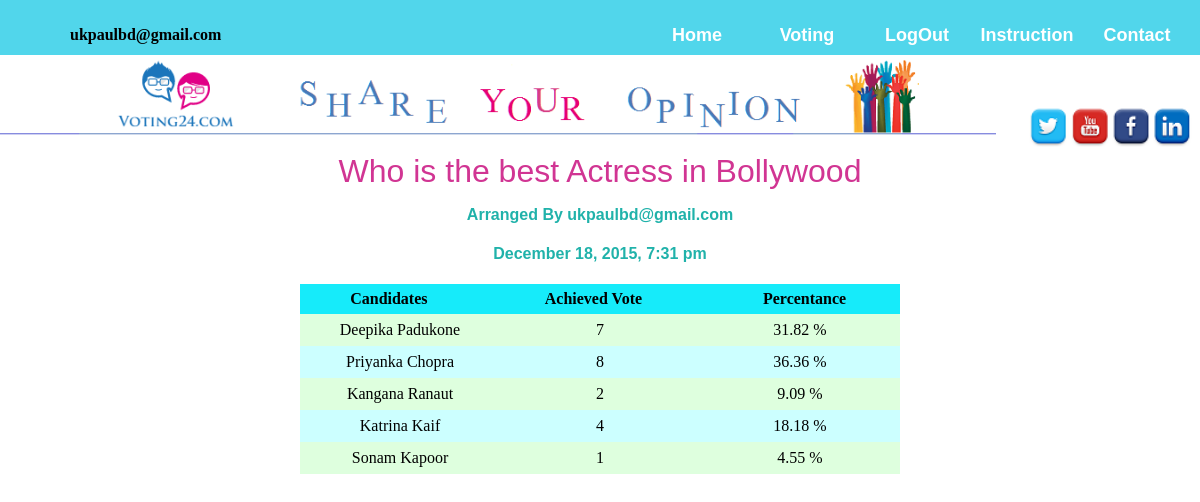
Page /resultview.php?id=47 (signed in) on the committed database.
### tables this page shows
CREATE TABLE IF NOT EXISTS `votelist` (
  `id` int(11) NOT NULL AUTO_INCREMENT,
  `title` varchar(50) NOT NULL,
  `description` varchar(500) NOT NULL,
  `op1` varchar(20) NOT NULL,
  `op2` varchar(20) NOT NULL,
  `op3` varchar(20) NOT NULL,
  `op4` varchar(20) NOT NULL,
  `op5` varchar(20) NOT NULL,
  `email` varchar(30) NOT NULL,
  `time` varchar(30) NOT NULL,
  PRIMARY KEY (`id`)
);

CREATE TABLE IF NOT EXISTS `result` (
  `id` varchar(11) NOT NULL,
  `1` varchar(11) NOT NULL DEFAULT '0',
  `2` varchar(11) NOT NULL DEFAULT '0',
  `3` varchar(11) NOT NULL DEFAULT '0',
  `4` varchar(11) NOT NULL DEFAULT '0',
  `5` varchar(11) NOT NULL DEFAULT '0',
  PRIMARY KEY (`id`)
);

### resultview.php (the view, shortened to what this page needs)
<?php
include 'db.php';
?>
<html>
<head>
</head>
<body>
 <div class="divi">
<a href="contact.php"><button class="bun" ><b>Contact </b></button></a>
<a href="inst.php"><button class="bun" ><b>Instruction</b></button></a>
<?php
if(isset($_SESSION['name'])){
	echo"<a href='logout.php'><button class='bun'><b>LogOut</b></button></a>";
}
else{
	echo"<a href='sign.php'><button class='bun'><b>Sign in</b></button></a>";
}
?>
<a href="voting.php"><button class="bun" ><b>Voting</b></button></a>
<a href="home.php"><button class="bun" ><b>Home</b></button></a>
<b><p class="para"> <?php
if(isset($_SESSION['name'])){
	$name=$_SESSION['name']; echo $name ;
}
 ?></p></b>
</div>
<img display="inline" src="logo.png" width="83%" />
<img  style="margin-top:40"src="scl.png" align="right" width="15%" usemap="#user"/>
<?php
  $id=$_GET['id'];
	$sql = "select * from votelist where id='$id'" ;
	$sss = "select * from result where id='$id'" ;
$res=mysql_query($sql);
$res2=mysql_query($sss);
$row2=mysql_fetch_array($res2);
 while($row = mysql_fetch_array($res))
     {
		 echo"<h1> ".$row['title']."</h1>";
		 echo "<h4> Arranged By  ".$row['email']."</h4>";
		  echo "<h4> ".$row['time']."</h4>";
?>
<table>
<th> Candidates<th>
<th> Achieved Vote <th>
<th> Percentance</th>
</table>
<?php
$count=1;
$total=0;
while ($count<6) {
			  	$opt='op'.$count;
		 if(!empty($row[$opt])){
	        $total+=(int)$row2[$count];
		}
			  $count++;
    }
		 $count=1;
		 $cnt=1;
		 echo "<table class='restable'>";
		  while ($count<6) {
			  	$opt='op'.$count;
			  if($cnt%2==0){
			echo "<tr style='background-color:#CCFFFF'>";
		 }
		 else{
				echo "<tr style='background-color:#DEFFDE'>";
		 }
		 if(!empty($row[$opt])){
			 $per=(float)($row2[$count]/$total);
			 $per*=100;
	  echo "<td>".$row[$opt]."</td>";
	  echo "<td>" . $row2[$count]. "</td>";
	  echo "<td>".number_format((float) $per,2, '.', ' ') ."  %</td>";
echo "</tr>";
$cnt++;
		}
			  $count++;
    }
		echo "</table>" ;
	 }
?>
</body>
</html>

### resultview.php (style rules this page uses)
body { margin:0 auto; }
a { text-decoration: none; }
.divi { top:0; right:0; padding:10; z-index: 9999; width: 98.5%; height: 35px; background-color: #51D6EB; border:none; }
.bun { border-radius: 5px; width:110; height:50; color:white; margin-top:0; background-color:transparent; font-size:18; border:none; float:right; }
h1,h2 { font-family: 'Arial Narrow', Arial, sans-serif; font-style: normal; font-variant: normal; text-align:center; color:#D13593; font-weight: 500; line-height: 26.4px; }
h3,h4,h5 { font-family: 'Arial Narrow', Arial, sans-serif; text-align:center; color:#20B2AA; }
.para { margin-left:60; }
table { width: 50%; border-collapse:collapse; float:center; margin-left:25%; }
th { background-color: #16EBFA; color:black; text-align:center; height:30; }
td { text-align:center; padding:7; width:33%; }
a { color:black; text-decoration: none }

### rows in the picture
votelist: title "Who is the best Actress in Bollywood", email "ukpaulbd@gmail.com", time "December 18, 2015, 7:31 pm", op1 "Deepika Padukone", per "31.82", op2 "Priyanka Chopra", per "36.36", op3 "Kangana Ranaut", per "9.09", op4 "Katrina Kaif", per "18.18", op5 "Sonam Kapoor", per "4.55"
result: 1 "7", 2 "8", 3 "2", 4 "4", 5 "1"

### other values in the picture
$name "ukpaulbd@gmail.com"
